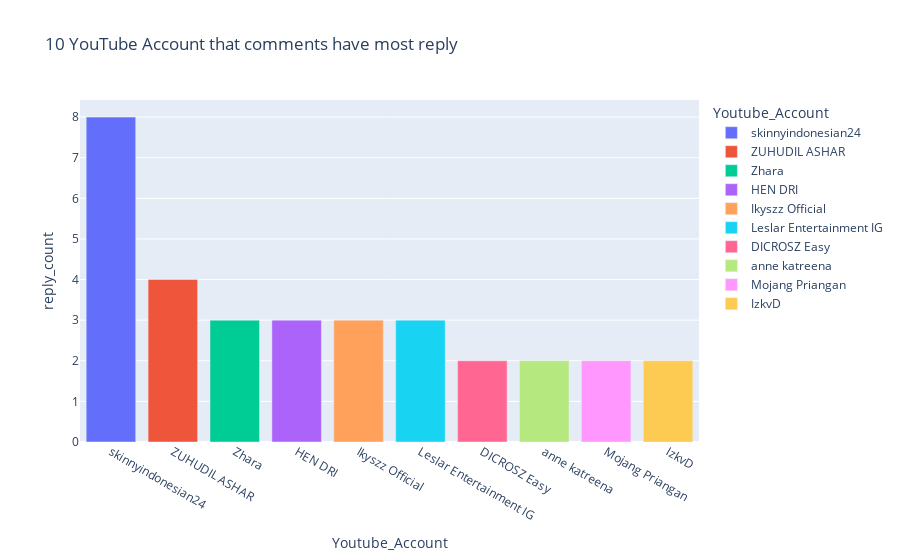

Notebook cell for this chart:
### Markdown cell above
### 10 YouTube Account that comments have most reply

### Code cell
account = data['Name'].value_counts().head(10)
account = pd.DataFrame(data=account)
account.reset_index(inplace=True)
account = account.rename(columns = {"index" : "Youtube_Account",
                                    'Name': "reply_count"})
fig = px.bar(account, x='Youtube_Account', y='reply_count',
            color='Youtube_Account', title='10 YouTube Account that comments have most reply')
fig.show()

### Figure 1 — Plotly figure (JSON) as saved in the notebook; plotly's stock layout.template omitted (floating-point values rounded to 4 significant figures)
{"data": [{"alignmentgroup": "True", "hovertemplate": "Youtube_Account=%{x}<br>reply_count=%{y}<extra></extra>", "legendgroup": "skinnyindonesian24", "marker": {"color": "#636efa", "pattern": {"shape": ""}}, "name": "skinnyindonesian24", "offsetgroup": "skinnyindonesian24", "orientation": "v", "showlegend": true, "textposition": "auto", "type": "bar", "x": ["skinnyindonesian24"], "xaxis": "x", "y": [8], "yaxis": "y"}, {"alignmentgroup": "True", "hovertemplate": "Youtube_Account=%{x}<br>reply_count=%{y}<extra></extra>", "legendgroup": "ZUHUDIL ASHAR", "marker": {"color": "#EF553B", "pattern": {"shape": ""}}, "name": "ZUHUDIL ASHAR", "offsetgroup": "ZUHUDIL ASHAR", "orientation": "v", "showlegend": true, "textposition": "auto", "type": "bar", "x": ["ZUHUDIL ASHAR"], "xaxis": "x", "y": [4], "yaxis": "y"}, {"alignmentgroup": "True", "hovertemplate": "Youtube_Account=%{x}<br>reply_count=%{y}<extra></extra>", "legendgroup": "Zhara", "marker": {"color": "#00cc96", "pattern": {"shape": ""}}, "name": "Zhara", "offsetgroup": "Zhara", "orientation": "v", "showlegend": true, "textposition": "auto", "type": "bar", "x": ["Zhara"], "xaxis": "x", "y": [3], "yaxis": "y"}, {"alignmentgroup": "True", "hovertemplate": "Youtube_Account=%{x}<br>reply_count=%{y}<extra></extra>", "legendgroup": "HEN DRI", "marker": {"color": "#ab63fa", "pattern": {"shape": ""}}, "name": "HEN DRI", "offsetgroup": "HEN DRI", "orientation": "v", "showlegend": true, "textposition": "auto", "type": "bar", "x": ["HEN DRI"], "xaxis": "x", "y": [3], "yaxis": "y"}, {"alignmentgroup": "True", "hovertemplate": "Youtube_Account=%{x}<br>reply_count=%{y}<extra></extra>", "legendgroup": "Ikyszz Official", "marker": {"color": "#FFA15A", "pattern": {"shape": ""}}, "name": "Ikyszz Official", "offsetgroup": "Ikyszz Official", "orientation": "v", "showlegend": true, "textposition": "auto", "type": "bar", "x": ["Ikyszz Official"], "xaxis": "x", "y": [3], "yaxis": "y"}, {"alignmentgroup": "True", "hovertemplate": "Youtube_Account=%{x}<br>reply_count=%{y}<extra></extra>", "legendgroup": "Leslar Entertainment IG", "marker": {"color": "#19d3f3", "pattern": {"shape": ""}}, "name": "Leslar Entertainment IG", "offsetgroup": "Leslar Entertainment IG", "orientation": "v", "showlegend": true, "textposition": "auto", "type": "bar", "x": ["Leslar Entertainment IG"], "xaxis": "x", "y": [3], "yaxis": "y"}, {"alignmentgroup": "True", "hovertemplate": "Youtube_Account=%{x}<br>reply_count=%{y}<extra></extra>", "legendgroup": "DICROSZ Easy", "marker": {"color": "#FF6692", "pattern": {"shape": ""}}, "name": "DICROSZ Easy", "offsetgroup": "DICROSZ Easy", "orientation": "v", "showlegend": true, "textposition": "auto", "type": "bar", "x": ["DICROSZ Easy"], "xaxis": "x", "y": [2], "yaxis": "y"}, {"alignmentgroup": "True", "hovertemplate": "Youtube_Account=%{x}<br>reply_count=%{y}<extra></extra>", "legendgroup": "anne katreena", "marker": {"color": "#B6E880", "pattern": {"shape": ""}}, "name": "anne katreena", "offsetgroup": "anne katreena", "orientation": "v", "showlegend": true, "textposition": "auto", "type": "bar", "x": ["anne katreena"], "xaxis": "x", "y": [2], "yaxis": "y"}, {"alignmentgroup": "True", "hovertemplate": "Youtube_Account=%{x}<br>reply_count=%{y}<extra></extra>", "legendgroup": "Mojang Priangan", "marker": {"color": "#FF97FF", "pattern": {"shape": ""}}, "name": "Mojang Priangan", "offsetgroup": "Mojang Priangan", "orientation": "v", "showlegend": true, "textposition": "auto", "type": "bar", "x": ["Mojang Priangan"], "xaxis": "x", "y": [2], "yaxis": "y"}, {"alignmentgroup": "True", "hovertemplate": "Youtube_Account=%{x}<br>reply_count=%{y}<extra></extra>", "legendgroup": "IzkvD", "marker": {"color": "#FECB52", "pattern": {"shape": ""}}, "name": "IzkvD", "offsetgroup": "IzkvD", "orientation": "v", "showlegend": true, "textposition": "auto", "type": "bar", "x": ["IzkvD"], "xaxis": "x", "y": [2], "yaxis": "y"}], "layout": {"barmode": "relative", "legend": {"title": {"text": "Youtube_Account"}, "tracegroupgap": 0}, "title": {"text": "10 YouTube Account that comments have most reply"}, "xaxis": {"anchor": "y", "categoryarray": ["skinnyindonesian24", "ZUHUDIL ASHAR", "Zhara", "HEN DRI", "Ikyszz Official", "Leslar Entertainment IG", "DICROSZ Easy", "anne katreena", "Mojang Priangan", "IzkvD"], "categoryorder": "array", "domain": [0, 1], "title": {"text": "Youtube_Account"}}, "yaxis": {"anchor": "x", "domain": [0, 1], "title": {"text": "reply_count"}}}}
